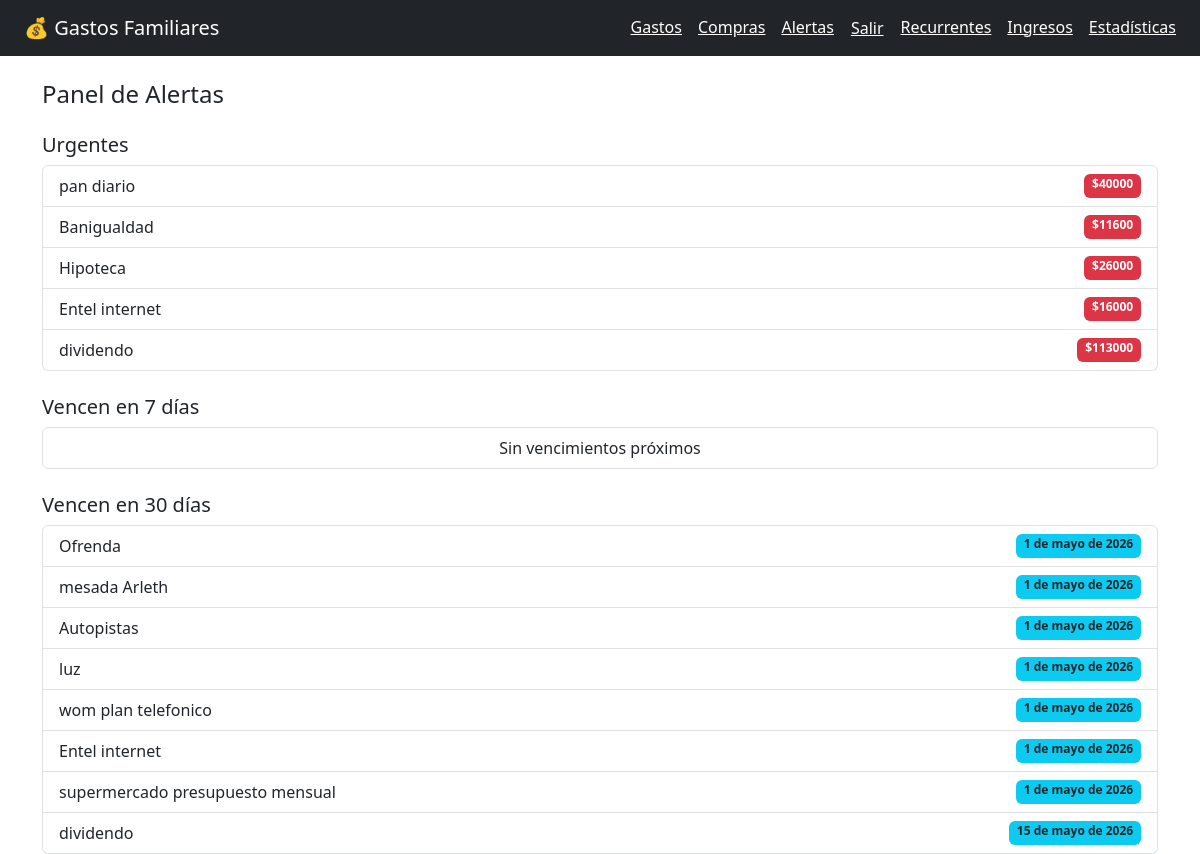
Page /alertas/ (signed in) on the earlier database version.
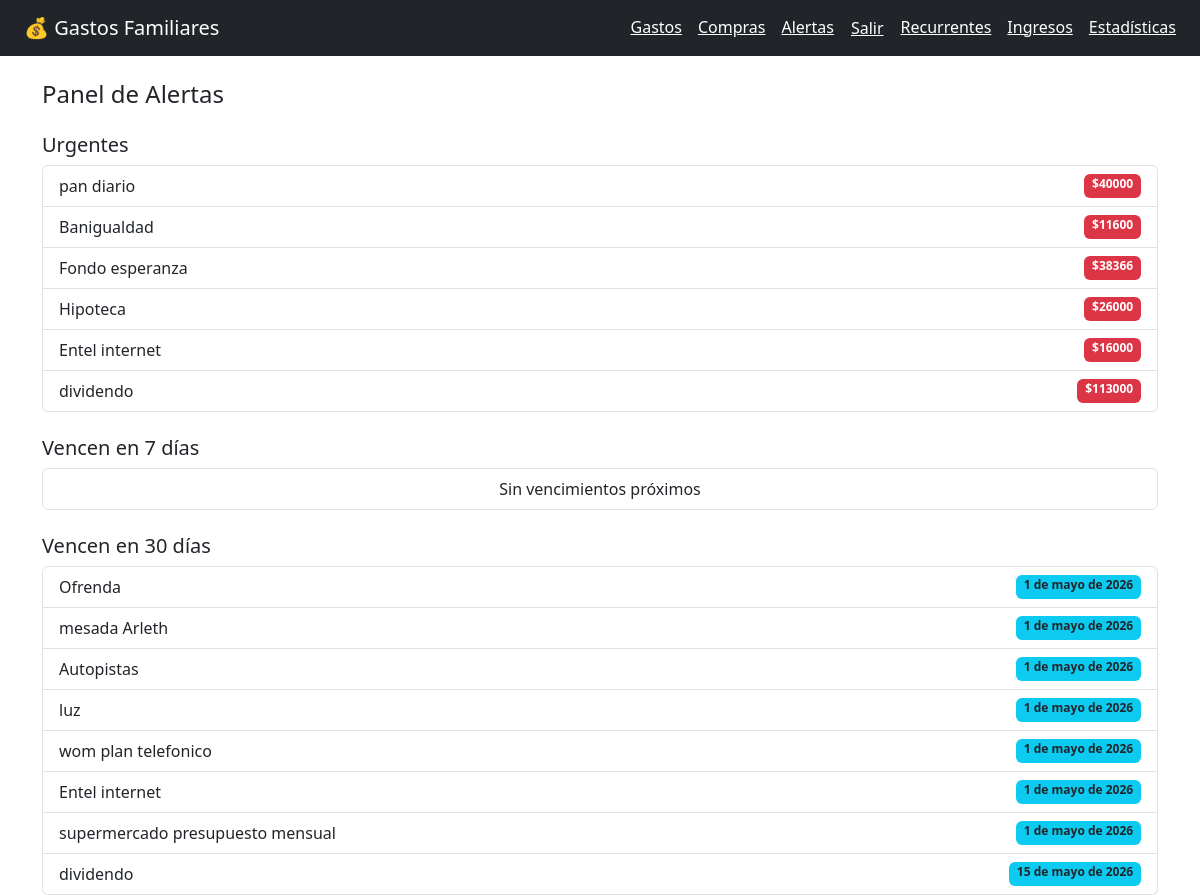
Same page on the later database version.
### gastos/models.py (models this page shows, shortened)
class Gasto(models.Model): #cada gasto registrado como monto, fecha, etc
    PRIORIDAD_CHOICES = [
        ('urgente', 'Urgente'),
        ('alta', 'Alta'),
        ('normal', 'Normal'),
        ('postergable', 'Postergable'),
    ]
    ESTADO_CHOICES = [
        ('pendiente', 'Pendiente'),
        ('pagado', 'Pagado'),
        ('vencido', 'Vencido'),
    ]
    usuario = models.ForeignKey(User, on_delete=models.CASCADE, related_name='gastos')
    descripcion = models.CharField(max_length=200)
    monto = models.DecimalField(max_digits=12, decimal_places=0, null=True, blank=True)
    categoria = models.ForeignKey(Categoria, on_delete=models.SET_NULL, null=True, blank=True)
    fecha = models.DateField(default=timezone.now)
    fecha_vencimiento = models.DateField(null=True, blank=True)
    prioridad = models.CharField(max_length=20, choices=PRIORIDAD_CHOICES, default='normal')
    estado = models.CharField(max_length=20, choices=ESTADO_CHOICES, default='pendiente')
    notas = models.TextField(blank=True)
    creado_en = models.DateTimeField(auto_now_add=True)
    actualizado_en = models.DateTimeField(auto_now=True)
    class Meta:
        ordering = ['-fecha', '-creado_en']

### alertas/views.py (the view)
# urls.py: path('', views.panel_alertas, name='alertas'),
@login_required
def panel_alertas(request):
    contexto = {
        'proximos_7': gastos_proximos_a_vencer(request.user, dias=7),
        'proximos_30': gastos_proximos_a_vencer(request.user, dias=30),
        'urgentes': gastos_urgentes(request.user),
    }
    return render(request, 'gastos/alertas.html', contexto)

### gastos/services.py (called while the page is built)
def gastos_proximos_a_vencer(usuario, dias=7):
    hoy = timezone.now().date()
    limite = hoy + timezone.timedelta(days=dias)
    return Gasto.objects.filter(
        usuario=usuario,
        estado='pendiente',
        fecha_vencimiento__isnull=False,
        fecha_vencimiento__range=(hoy, limite),
    ).order_by('fecha_vencimiento')

def gastos_urgentes(usuario):
    return Gasto.objects.filter(
        usuario=usuario,
        prioridad__in=['urgente', 'alta'],
        estado__in=['pendiente', 'vencido'],
    ).order_by('prioridad', 'fecha_vencimiento')

### templates/gastos/alertas.html (shortened to what this page needs)
{% extends 'gastos/base.html' %}
{% block contenido %}
<h4 class="mb-4">Panel de Alertas</h4>
<h5>Urgentes</h5>
<ul class="list-group mb-4">
    {% for g in urgentes %}
    <li class="list-group-item d-flex justify-content-between">
        {{ g.descripcion }}
        <span class="badge bg-danger">${{ g.monto|floatformat:0 }}</span>
    </li>
    {% empty %}
    <li class="list-group-item text-center">Sin gastos urgentes</li>
    {% endfor %}
</ul>
<h5>Vencen en 7 días</h5>
<ul class="list-group mb-4">
    {% for g in proximos_7 %}
    <li class="list-group-item d-flex justify-content-between">
        {{ g.descripcion }}
        <span class="badge bg-warning text-dark">{{ g.fecha_vencimiento }}</span>
    </li>
    {% empty %}
    <li class="list-group-item text-center">Sin vencimientos próximos</li>
    {% endfor %}
</ul>
<h5>Vencen en 30 días</h5>
<ul class="list-group">
    {% for g in proximos_30 %}
    <li class="list-group-item d-flex justify-content-between">
        {{ g.descripcion }}
        <span class="badge bg-info text-dark">{{ g.fecha_vencimiento }}</span>
    </li>
    {% empty %}
    <li class="list-group-item text-center">Sin vencimientos próximos</li>
    {% endfor %}
</ul>
{% endblock %}

Differences in the rows shown:
added Gasto: descripcion "Fondo esperanza", monto "38366", shown under "Urgentes"
